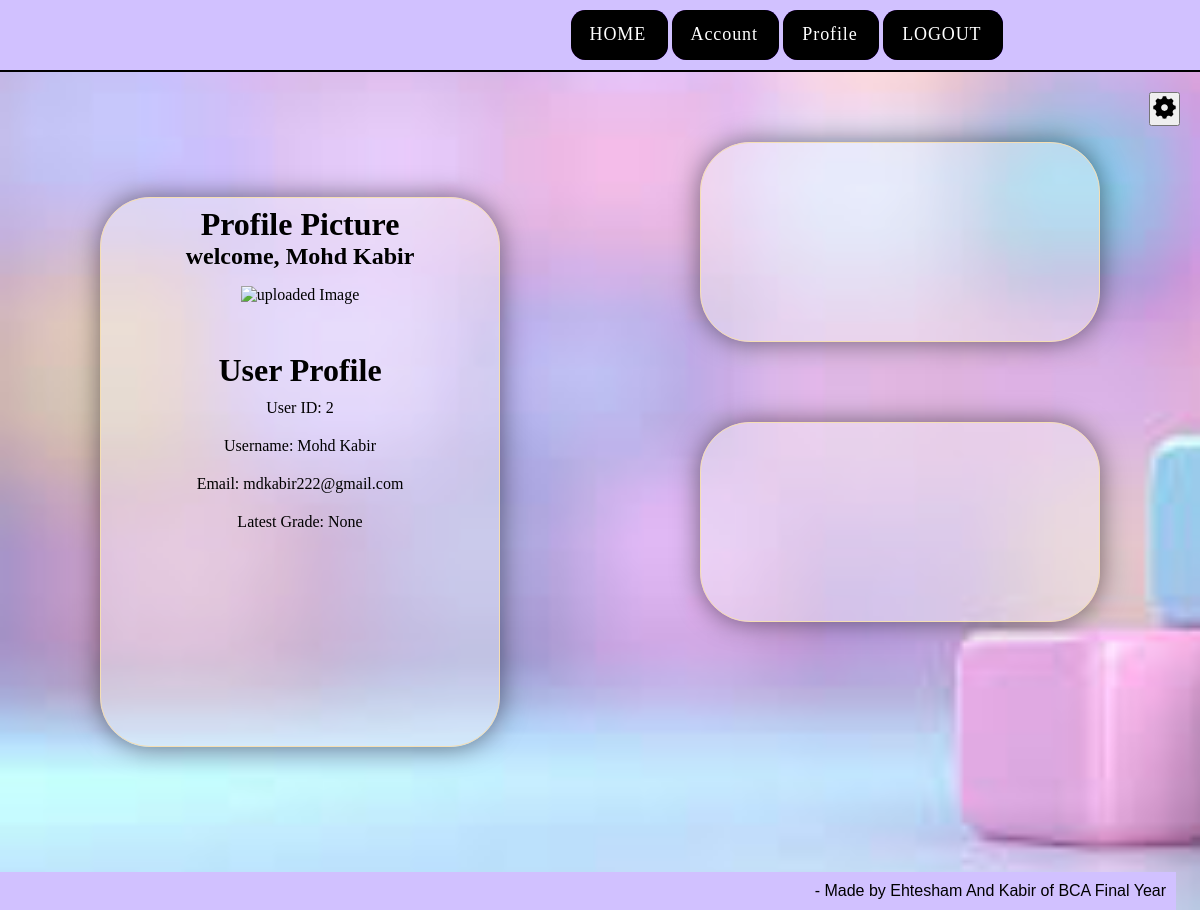
The page /account (signed in) on the database as committed earlier.
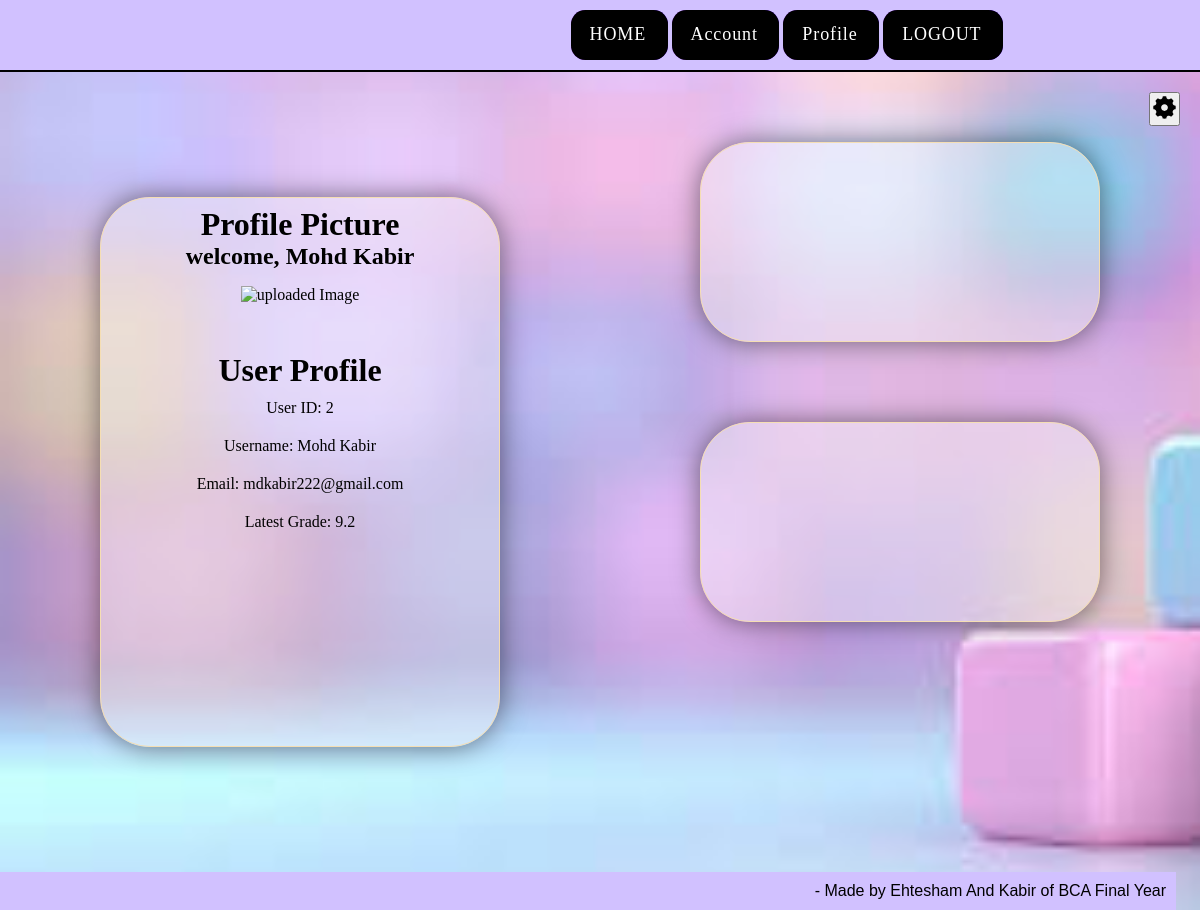
The same page on the database as committed later.
### pragnya_responsive_app/models.py (models this page shows)
class User(db.Model, UserMixin):
    id = db.Column(db.Integer, primary_key=True)
    name = db.Column(db.String(150), nullable=False)
    email = db.Column(db.String(150), unique=True, nullable=False)
    password = db.Column(db.String(200), nullable=False)
    student_grade = db.Column(db.Float, nullable=True)  # Float for grades
    images = db.relationship('Image', backref='user', lazy=True)

### pragnya_responsive_app/main.py (the view)
@main.route("/account")
@login_required
def account():
     return render_template('account.html')

### pragnya_responsive_app/templates/account.html (shortened to what this page needs)
{% extends "base.html" %}
{% block content %}
<head>
    <link rel="stylesheet" href="/pragnya_responsive_app/static/index_style.css">
</head>
<body>
    <div class="main_account">
        <div class="one">
            <div class="card card-1">
                <div class="photo">
                    <h1> Profile Picture</h1>
                    <h2>welcome,  {{  current_user.name }}</h2>
                     <div class="pic">
                        <img src="{{ url_for('main.get_img', id=current_user.id) }}" alt="uploaded Image"  width="200px" height="150px">
                    </div>
                </div>
                <div class="matter">
                    <h1>User Profile</h1>
                    {% if current_user.is_authenticated %}
                    <p>User ID: {{ current_user.id }}</p>
                    <p>Username: {{ current_user.name }}</p>
                    <p>Email: {{ current_user.email }}</p>
                    <p>Latest Grade: {{ current_user.student_grade }} </p>
                    {% else %}
                    <p>Please log in to view your profile.</p>
                    {% endif %}
                </div>
            </div>
        </div>
        <div class="two">
            <div class="setting" id="setting">
                <button id="setting_btn ">
                </button>
            </div>
            <div class="card card-2">
            </div>
            <div class="card card-3">
            </div>
        </div>
    </div>
</body>
{% endblock %}

### pragnya_responsive_app/templates/base.html (shortened to what this page needs)
<!DOCTYPE html>
<html lang="en">
<head>
    <link rel="stylesheet" href="{{ url_for( 'static',filename='index_style.css') }}">
</head>
<body>
    <header>
        <nav>
            <div class="navbar ">
                <div class="right nav-links">
                    <button class="cssbuttons-io">
                        <span>
                            <a href="{{ url_for( 'main.home' ) }}" class="links">HOME</a>
                        </span>
                    </button>
                    {% if show_auth_buttons %}
                    <button class="cssbuttons-io">
                        <span>
                            <path d="M0 0h24v24H0z" fill="none"></path>
                            <path
                                d="M24 12l-5.657 5.657-1.414-1.414L21.172 12l-4.243-4.243 1.414-1.414L24 12zM2.828 12l4.243 4.243-1.414 1.414L0 12l5.657-5.657L7.07 7.757 2.828 12zm6.96 9H7.66l6.552-18h2.128L9.788 21z"
                                fill="currentColor"></path>
                            </svg>
                            <a href="{{ url_for( 'auth.signup' ) }}" class="links">SIGN UP</a>
                        </span>
                    </button>
                    <button class="cssbuttons-io">
                        <span>
                            <path d="M0 0h24v24H0z" fill="none"></path>
                            <path
                            d="M24 12l-5.657 5.657-1.414-1.414L21.172 12l-4.243-4.243 1.414-1.414L24 12zM2.828 12l4.243 4.243-1.414 1.414L0 12l5.657-5.657L7.07 7.757 2.828 12zm6.96 9H7.66l6.552-18h2.128L9.788 21z"
                            fill="currentColor"></path>
                        </svg>
                        <a href="{{ url_for( 'auth.login' ) }}" class="links">LOGIN</a>
                    </span>
                </button>
                {% else %}
                <button class="cssbuttons-io">
                    <span>
                        <a href="{{ url_for( 'main.profile' ) }}" class="links">Account</a>
                    </span>
                </button>
                <button class="cssbuttons-io">
                    <span>
                        <a href="{{ url_for( 'main.account' ) }}" class="links">Profile</a>
                    </span>
                </button>
                <button class="cssbuttons-io">
                    <span>
                            <a href="{{ url_for( 'auth.logout' ) }}" class="links">LOGOUT</a>
                        </span>
                    </button>
                     {% endif %}
                </div>
            </div>
        </nav>
    </header>
    <main>
        {% block content %}
        {% endblock %}
    </main>
    <footer>
        <p>- Made by Ehtesham And Kabir of BCA Final Year</p>
    </footer>
</body>
</html>

### pragnya_responsive_app/static/index_style.css (style rules this page uses)
* { margin: 0; padding: 0; }
body { background-image: url("/static/images_folder/images.jpeg"); background-repeat: no-repeat; background-size: cover; }
.navbar { display: flex; align-items: center; justify-content: space-around; background-color: rgb(209, 193, 255); color: #ffffff; border-bottom: 2px solid black; padding: 10px; width: 100vw; }
.cssbuttons-io { position: relative; font-family: inherit; font-weight: 500; font-size: 18px; letter-spacing: 0.05em; border-radius: 0.8em; cursor: pointer; border: none; background: linear-gradient(to right, #8e2de2, #4a00e0); color: ghostwhite; overflow: hidden; }
.cssbuttons-io span { position: relative; z-index: 10; transition: color 0.4s; display: flex; align-items: center; padding: 0.8em 1.2em 0.8em 1.05em; }
.cssbuttons-io::before, .cssbuttons-io::after { position: absolute; top: 0; left: 0; width: 100%; height: 100%; z-index: 0; }
.cssbuttons-io::before { content: ""; background: #000; width: 120%; left: -10%; transform: skew(30deg); transition: transform 0.4s cubic-bezier(0.3, 1, 0.8, 1); }
.main_right h3, p { padding: 10px; }
.links { text-decoration: none; color: #fff; }
footer { background-color: rgb(209, 193, 255); font-family: Arial, sans-serif; color: #000; width: 98vw; }
footer p { text-align: right; }

Rows that differ between the two databases and show on the page:
changed User "Mohd Kabir": student_grade "None" → "9.2"
